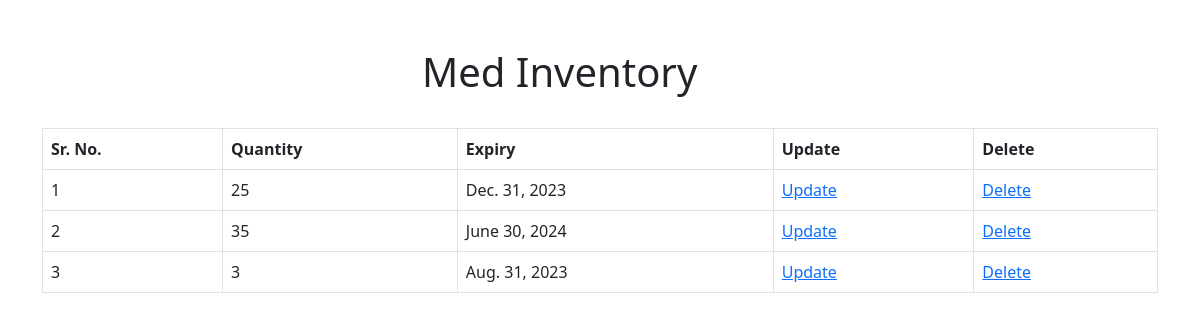
Screenshot of /meddetail/26 with the database file from the repository.
### Home/models.py (models this page shows)
class Expiry(models.Model):
    name = models.ForeignKey(to=Meds,on_delete=models.CASCADE)
    expiry = models.DateField()
    qty = models.IntegerField(default=0)

### Home/views.py (the view)
# urls.py: path('meddetail/<int:id>',meddetail),
def meddetail(request,id):
    en = Meds.objects.get(id=id)
    em = Expiry.objects.all().filter(name=en)
    data ={
        'en':em,
        'id':id,
        'title':'Medicine Detail',
    }
    return render(request,'meddetail.html',data)

### templates/meddetail.html (shortened to what this page needs)
{% extends 'base.html' %}
{% block body %}
<div class="container">
    <div class="row">
        <div class="col mt-4"><br>
        </div>
        <div class="col">
            <h1 class="mt-5">Med Inventory</h1>
        </div>
        <div class="col mt-5">
        </div>
    </div>
    <center>
        <br>
        <table class="table table-bordered">
            <tr>
                <th>Sr. No.</th>
                <th>Quantity</th>
                <th>Expiry</th>
                <th>Update</th>
                <th>Delete</th>
            </tr>
            {% for i in en %}
            <tr>
                <td>{{forloop.counter}}</td>
                <td>{{i.qty}}</td>
                <td>{{i.expiry}}</td>
                <td><a href="/updatestock/{{i.id}}/{{id}}">Update</a></td>
                <td><a href="/deletexp/{{i.id}}/{{id}}">Delete</a></td>
            </tr>
            {% endfor %}
        </table>
    </center>
</div>
{% endblock body %}

### rows the page displays
Expiry: qty "25", expiry "Dec. 31, 2023"
Expiry: qty "35", expiry "June 30, 2024"
Expiry: qty "3", expiry "Aug. 31, 2023"
